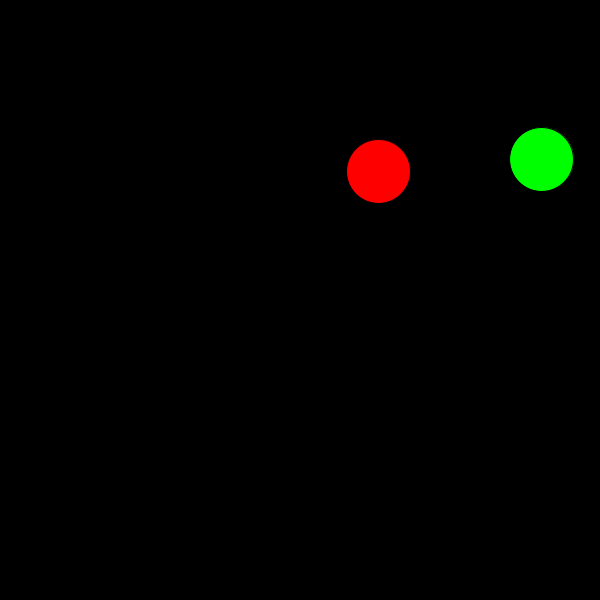
Frame 1 (no input)
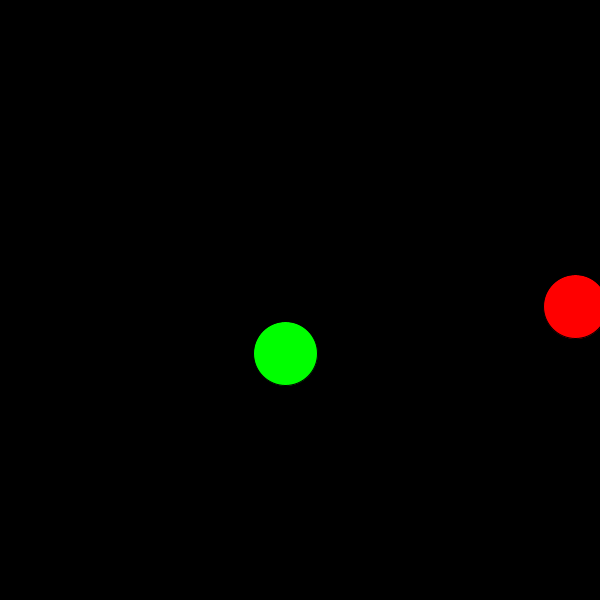
Frame 60 (the mouse pressed at the canvas centre just before this capture)
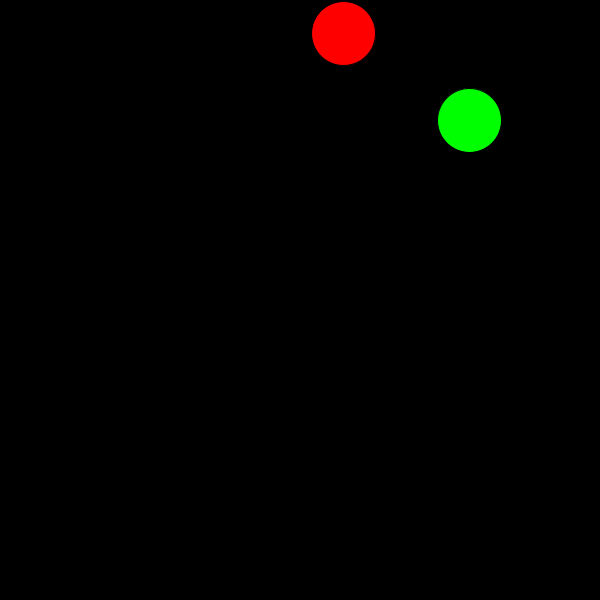
Frame 120 (the mouse held since frame 60 and released just before this capture)

The Processing sketch that drew these frames (run headless with seeded random() and noise(); from frame 60 on, the mouse is pressed at the canvas centre):

// Processing sketch: processing_66225
// ── processing_66225.pde

//we create and initialize the variables for the position and velocity of the two ellipses


float aBallXpos;
float aBallYpos;
float bBallXpos;
float bBallYpos;
float aVelocityX=13;
float aVelocityY=45;
float bVelocityX=23;
float bVelocityY=13;

/*We need to define the size of the canvas so we can later do math with it, define a framerate so "the speed is constant"
and make sure that everything is antialised using smooth()*/

void setup(){
frameRate(20);
size(600,600);
smooth();


//we define a random position so the sketch is not always the same

aBallXpos = random(32,width-32);
aBallYpos = random(32,height-32);
bBallXpos = random(32,width-32);
bBallYpos = random(32,height-32);




}

//we create the two ellipses and make sure that we clear the background every frame

void draw(){
  
background (0,0,0,0);
fill(255,0,0);
ellipse(aBallXpos, aBallYpos, 64,64);

fill(0,255,0);
ellipse(bBallXpos, bBallYpos, 64,64);

//Math necesary for the ellipses to move and a small random variance so it dont get in a "bounce loop"

aBallXpos = aBallXpos+aVelocityX+random(-0.4,0.4);
aBallYpos = aBallYpos+aVelocityY+random(-0.4,0.4);

bBallXpos = bBallXpos+bVelocityX+random(-0.4,0.4);
bBallYpos = bBallYpos+bVelocityY+random(-0.4,0.4);

/*Logic time!!!

Edge Detection and Collision

Assuming that the diameter of a ellipse is 64 
we can know that the "collision box" of the ellipse should be at 32 pixels from the center.
we already know where the center (AKA the control point) of the ellipse is so
we can use basic math to make them collide with the border and with each other.

The logic behind this is: the edge of the canvas is 0 and 800 in both coordinates,
but for the ellipse in order to not get out the canvas the edge should be
+-32 pixels the position of the center. (the collision stuff explained early)

So we create a conditional that reads the position of the ellipse, 
compares it to the “collision edges” and if the position is equal to
the “collision edges” it negates the velocity so it will bounce.

*/


if(aBallXpos>=width-32||aBallXpos<=32){
  aVelocityX *= -1;
}

if(aBallYpos>=height-32||aBallYpos<=32){
  aVelocityY*= -1;
}

if(bBallXpos>=width-32||bBallXpos<=32){
  bVelocityX*= -1;
}

if(bBallYpos>=height-32||bBallYpos<=32){
  bVelocityY*= -1;
}

/*Self Collision stuff

Using the same collision logic explained before, we read the distance between the ellipses and if the distance is less than
2 "collision box values" (because we have 2 ellipses) we negate the velocity value so they can bounce. */


if(dist(aBallXpos,aBallYpos,bBallXpos,bBallYpos)<=64){
  aVelocityX=aVelocityX-2*aVelocityX;
  aVelocityY=aVelocityY-2*aVelocityY;
  bVelocityX=bVelocityX-2*bVelocityX;
  bVelocityY=bVelocityY-2*bVelocityY;
}

/* 


debug stuff, ignore
println("aVelocityX = "+aVelocityX);
println("aVelocityY = "+aVelocityY);
println("bVelocityX = "+bVelocityX);
println("bVelocityY = "+bVelocityY);

*/

}


//We hit RUN and wait for the best. 
